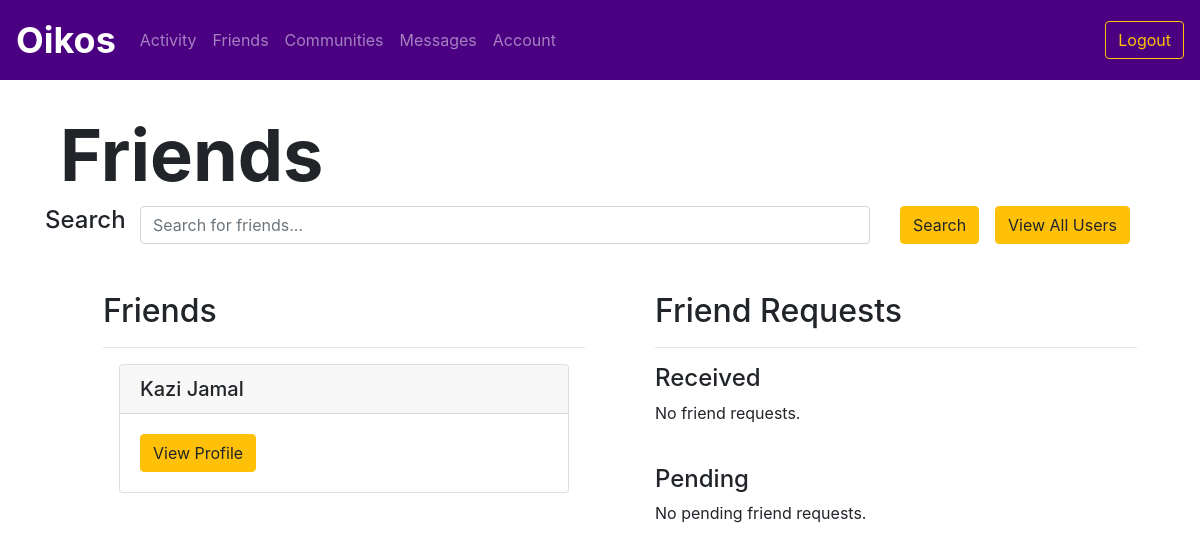
/allusers (signed in), run on an earlier commit of the app's database.
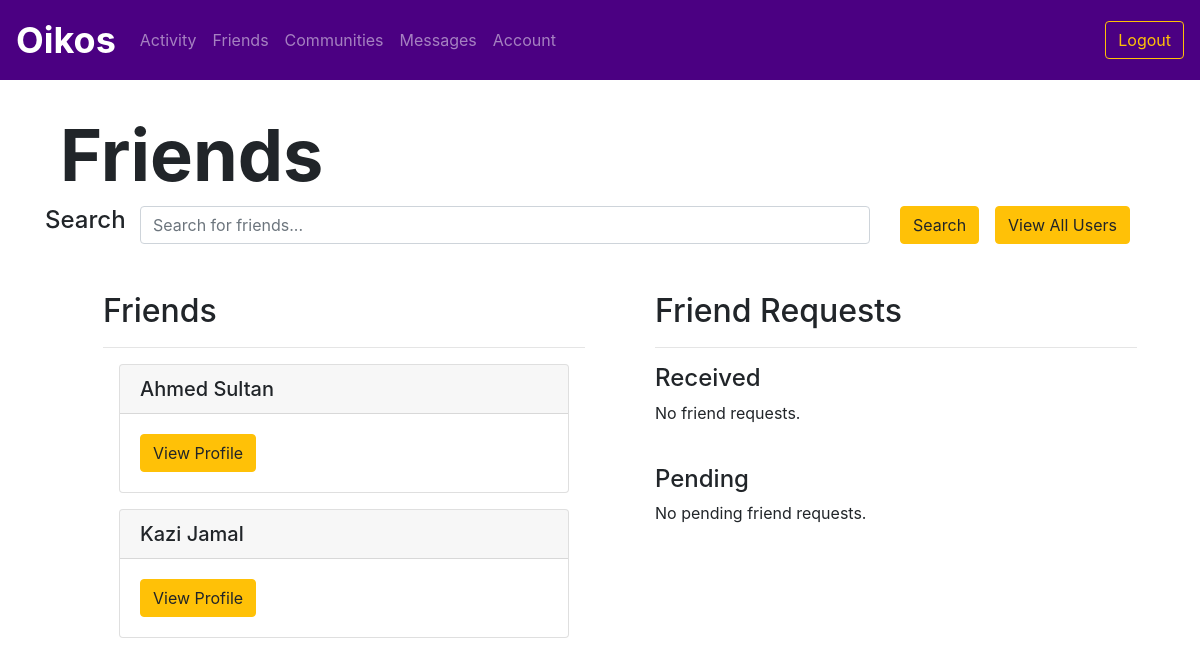
And on a later commit of the database.
### utl/models.py (models this page shows)
class User(db.Model):
    userID = db.Column(db.Integer, primary_key=True)
    email = db.Column(db.Text, unique=True, nullable=False)
    password = db.Column(db.Text, nullable=False)
    firstName = db.Column(db.Text, nullable=False)
    lastName = db.Column(db.Text, nullable=False)
    displayName = db.Column(db.Text, nullable=False)
    grade = db.Column(db.Text, nullable=False)

### app.py (the view)
@app.route("/allusers")
@login_required
def allusers():
    userID = session['userID']
    users = usersfunctions.getAllUsers()
    reqs = friendsfunctions.getFriendRequests(userID)
    friendrequests = {}
    for req in reqs:
        friendrequests[req] = usersfunctions.getUser(req.senderID)
    preqs = friendsfunctions.getPendingFriendRequests(userID)
    pendingfriendrequests = {}
    for preq in preqs:
        pendingfriendrequests[preq] = usersfunctions.getUser(preq.receiverID)
    print(pendingfriendrequests)
    return render_template("friends.html", users=users, friendrequests=friendrequests, pendingfriendrequests=pendingfriendrequests)

### app.py (called while the page is built)
def login_required(f):
    @wraps(f)
    def decorated_function(*args, **kwargs):
        if "userID" not in session:
            return redirect(url_for('login'))
        return f(*args, **kwargs)
    return decorated_function

### utl/friends.py (called while the page is built)
def getFriendRequests(userID):
    friendrequests = FriendRequest.query.filter_by(receiverID=userID).order_by(FriendRequest.timestamp.desc()).all()
    return friendrequests

def getPendingFriendRequests(userID):
    friendrequests = FriendRequest.query.filter_by(senderID=userID).order_by(FriendRequest.timestamp.desc()).all()
    return friendrequests

### utl/users.py (called while the page is built)
def getAllUsers():
    users = User.query.order_by(User.displayName.asc())
    return users

### templates/friends.html (shortened to what this page needs)
{% extends "logbase.html" %}
{% block body %}
    <div class="content">
        <h1 class="display-3" style="font-weight: 700; padding-left: 5vw; padding-top: 5vh;">Friends</h1>
    </div>
    <div class="container mb-5">
        <form action="/searchfriends" method="POST">
            <div class="row">
                <div class="col-md-1">
                    <h4>Search</h4>
                </div>
                <div class="col-md-8">
                    <input name="query" type="text" class="form-control" id="query" aria-describedby="query" placeholder="Search for friends...">
                </div>
                <div class="col-md-1">
                    <button type="submit" class="btn btn-warning">Search</button>
                </div>
                <div class="col-md-2">
                    <a href="/allusers" class="btn btn-warning">View All Users</a>
                </div>
            </div>
        </form>
    </div>
    <div class="row m-5">
        <div class="col">
            <ul>
                <h2>Friends</h2>
                <hr>
                {% for user in users %}
                <div class="card m-3">
                    <h5 class="card-header">{{ user.displayName }}</h5>
                    <div class="card-body">
                        <a href="/profile/{{ user.userID }}" class="btn btn-warning">View Profile</a>
                    </div>
                </div>
                {% endfor %}
            </ul>
        </div>
        <div class="col">
            <ul>
                <h2>Friend Requests</h2>
                <hr>
                <h4>Received</h4>
                {% if not friendrequests %}
                <p>No friend requests.</p>
                {% endif %}
                <br>
                <h4>Pending</h4>
                {% if not pendingfriendrequests %}
                <p>No pending friend requests.</p>
                {% endif %}
            </ul>
        </div>
    </div>
{% endblock %}

What changed in the data, as far as the page shows it:
added User: displayName "Ahmed Sultan"
